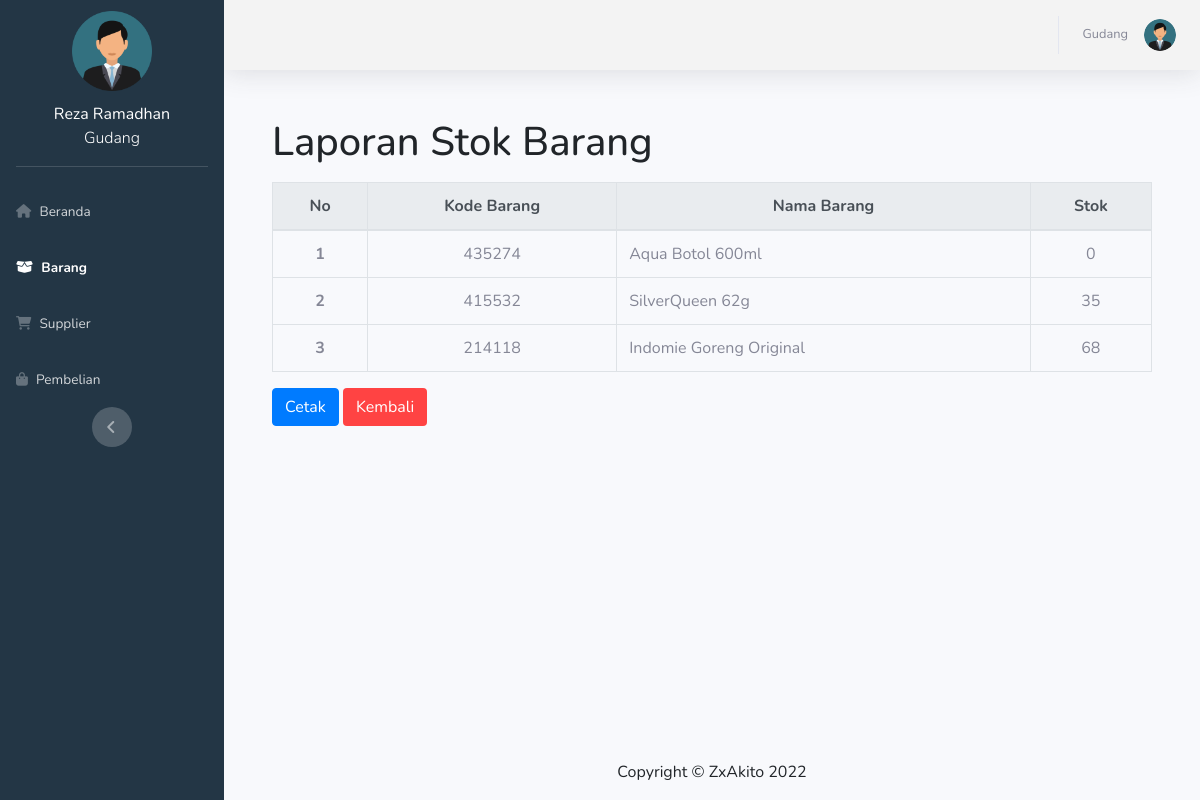
/index.php?page=gudang/laporan_stok (signed in), run on the app's committed database.
### tables this page shows
CREATE TABLE `user` (
  `id_user` int(50) NOT NULL AUTO_INCREMENT,
  `Nama` varchar(30) DEFAULT NULL,
  `Username` varchar(15) DEFAULT NULL,
  `Password` varchar(50) DEFAULT NULL,
  `Level` enum('pemilik','gudang','kasir') DEFAULT NULL,
  PRIMARY KEY (`id_user`)
);

CREATE TABLE `barang` (
  `id_barang` int(11) NOT NULL AUTO_INCREMENT,
  `barcode` char(50) DEFAULT NULL,
  `nama` varchar(100) DEFAULT NULL,
  `harga_jual` char(100) DEFAULT NULL,
  `stok` char(50) DEFAULT '0',
  PRIMARY KEY (`id_barang`)
);

### app/routing.php (called while the page is built)
<?php
    $page = $_GET['page'];
        if ($_SESSION['Id']=="") {
            include("pages/login.php");
        } else {
            if (!file_exists("pages/$page.php")) {
                header("location:index.php?page=beranda");
            }else{
                include("pages/$page.php");
            }
        }
        include("template/$template.php");
?>

### index.php (called while the page is built, shortened)
<?php
    include ("app/db.php");
    include ("app/function.php");
    include ("app/routing.php");
?>

### app/function.php (called while the page is built, shortened)
<?php
    function Pengguna($kunci)
    {
        global $koneksi;
        $Query=mysqli_query($koneksi,"SELECT * FROM user WHERE id_user='$kunci'");
        return mysqli_fetch_assoc($Query);
    }
?>

### pages/gudang/laporan_stok.php (the view, shortened to what this page needs)
<?php
    $q = mysqli_query ($koneksi, "SELECT * FROM barang order by id_barang DESC");
    foreach($q as $a)
            {
                $no++;
                $data.="
                    <tr>
                        <th scope='row' class='text-center'>$no</th>
                        <td class='text-center'>{$a['barcode']}</td>
                        <td class='text-capitalize'>{$a['nama']}</td>
                        <td class='text-center'>{$a['stok']}</td>
                    </tr>
                ";
            }
    $konten = "
    <div class='container pr-5 pl-5'>
        <div class='mt-5 mb-3'>
            <h1>Laporan Stok Barang</h1>
        </div>
        <table class='table table-bordered'>
            <thead class='thead-light'>
                <tr class='text-center'>
                    <th scope='col'>No</th>
                    <th scope='col'>Kode Barang</th>
                    <th scope='col'>Nama Barang</th>
                    <th scope='col'>Stok</th>
                </tr>
            </thead>
            <tbody>
                $data
            </tbody>
        </table>
        <div class'button'>
            <a href='?page=gudang/print_stok_barang' type='submit' class='btn btn-primary'>Cetak</a>
            <a href='?page=gudang/barang' type='submit' class='btn btn-batal'>Kembali</a>
        </div>
    </div>
    ";
?>

### template/sidebar.php (shortened to what this page needs)
<?php
    switch($_SESSION['JenisLog'])
    {
        case "gudang":
            include("./template/menu_gudang.php");
        break;
    }
    $sidebar="
        <ul class='navbar-nav bg-darkblue sidebar sidebar-dark accordion' id='accordionSidebar'>
            <a class='sidebar-brand d-flex align-items-center justify-content-center mt-3' href='index.php'>
                <img src='../assets/img/user.png' alt='' width='80' height='80'><br><br>
            </a>
            <div class='mt-3 text-center text-white text-capitalize'>
            ".Pengguna($_SESSION['Id'])['Nama']."<br>
                <p class='font-weight-light'>".Pengguna($_SESSION['Id'])['Level']."</p>
            </div>
            <hr class='sidebar-divider'>
                $menusidebar
            <div class='text-center d-none d-md-inline'>
                <button class='rounded-circle border-0' id='sidebarToggle'></button>
            </div>
        </ul>
    ";
?>

### template/topbar.php
<?php
    $topbar = "
    <nav class='navbar navbar-expand navbar-light bg-grey topbar mb-4 static-top shadow'>
        <button id='sidebarToggleTop' class='btn btn-link d-md-none rounded-circle mr-3'>
            <i class='fa fa-bars'></i>
        </button>
        <ul class='navbar-nav ml-auto'>
            <div class='topbar-divider d-none d-sm-block'></div>
            <li class='nav-item dropdown no-arrow'>
                <a class='nav-link dropdown-toggle' href='#' id='userDropdown' role='button'
                    data-toggle='dropdown' aria-haspopup='true' aria-expanded='false'>
                    <span class='mr-3 d-none d-lg-inline text-gray-600 small'>".Pengguna($_SESSION['Id'])['Username']."</span>
                    <img class='img-profile rounded-circle'
                        src='./assets/img/user.png'>
                </a>
                <div class='dropdown-menu dropdown-menu-right shadow animated--grow-in'
                    aria-labelledby='userDropdown'>
                    <a class='dropdown-item' href='?page=logout'>
                        <i class='fas fa-sign-out-alt fa-sm fa-fw mr-2 text-gray-400'></i>
                        Logout
                    </a>
                </div>
            </li>
        </ul>
    </nav>
    ";
?>

### data on the page
user: Nama "Reza Ramadhan", Level "Gudang", Username "Gudang"
barang: barcode "435274", nama "Aqua Botol 600ml", stok "0"
barang: barcode "415532", nama "SilverQueen 62g", stok "35"
barang: barcode "214118", nama "Indomie Goreng Original", stok "68"
